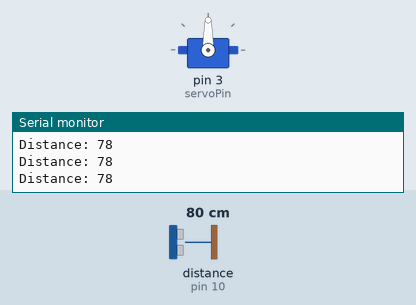
Recording of a sketch running on a simulated Arduino Uno, built with avr-gcc and run on an emulated ATmega328P. Parts: servo, the last lines printed to the serial monitor. Wiring (inferred from the names in the program): ultrasonic range finder: trigger pin 9; echo pin 10. The test bench sets the inputs (shaded band); at power-on: distance to the obstacle (sensor on pin 10) 80 cm. The echo pulse lasts 58.3 µs per cm.

Above: at 1.3 s.
1.4 s: distance to the obstacle (sensor on pin 10) set to 12 cm
4.4 s: distance to the obstacle (sensor on pin 10) set to 9 cm
At 6.9 s:
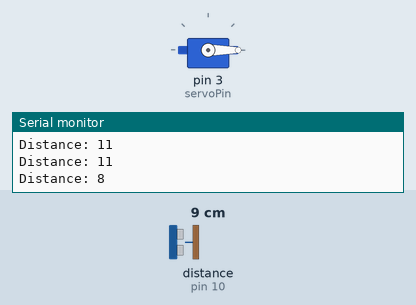
7.4 s: distance to the obstacle (sensor on pin 10) set to 18 cm
At 9.4 s:
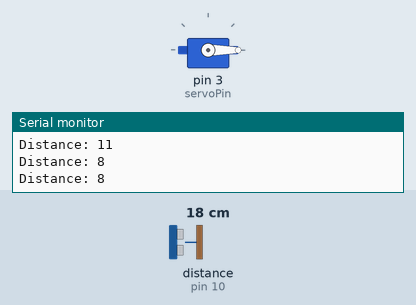
Timing chart, 0 to 10.9 s (numbered marks = the images above; inputs shaded):
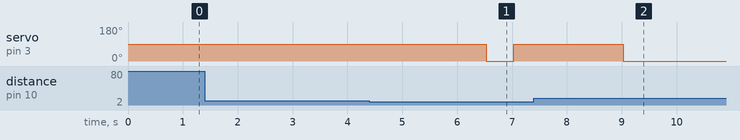

Measured:
- the behaviour switches between 11 and 10 cm on distance to the obstacle (sensor on pin 10) (found by bisection; images 0 and 1)
- after the input at 4.4 s, servo on pin 3 (servoPin): 90° → 0° after 2.1 s, → 90° 0.50 s later
- after the input at 7.4 s, servo on pin 3 (servoPin): goes on until 9.0 s, then stays 0°

The sketch:

smart_hand_sanitizer.ino
```cpp
#include <Servo.h>

const int trigPin = 9;  // Ultrasonic sensor trigger pin
const int echoPin = 10; // Ultrasonic sensor echo pin
const int servoPin = 3; // Servo motor pin
const int dispenseDuration = 2000; // Dispensing time in milliseconds

Servo dispenserServo;

void setup() {
  Serial.begin(9600);
  pinMode(trigPin, OUTPUT);
  pinMode(echoPin, INPUT);
  dispenserServo.attach(servoPin);
}

void loop() {
  long duration, distance;

  // Trigger ultrasonic sensor
  digitalWrite(trigPin, LOW);
  delayMicroseconds(2);
  digitalWrite(trigPin, HIGH);
  delayMicroseconds(10);
  digitalWrite(trigPin, LOW);

  // Read echo pulse duration
  duration = pulseIn(echoPin, HIGH);

  // Calculate distance in centimeters
  distance = duration * 0.034 / 2;

  Serial.print("Distance: ");
  Serial.println(distance);

  // Check if hands are within a certain range
  if (distance < 10) {
    dispenseSanitizer();
  }

  delay(500); // Adjust the delay as needed
}

void dispenseSanitizer() {
  dispenserServo.write(90); // Activate the servo to dispense sanitizer
  delay(dispenseDuration);
  dispenserServo.write(0); // Move the servo back to the initial position
}
```
